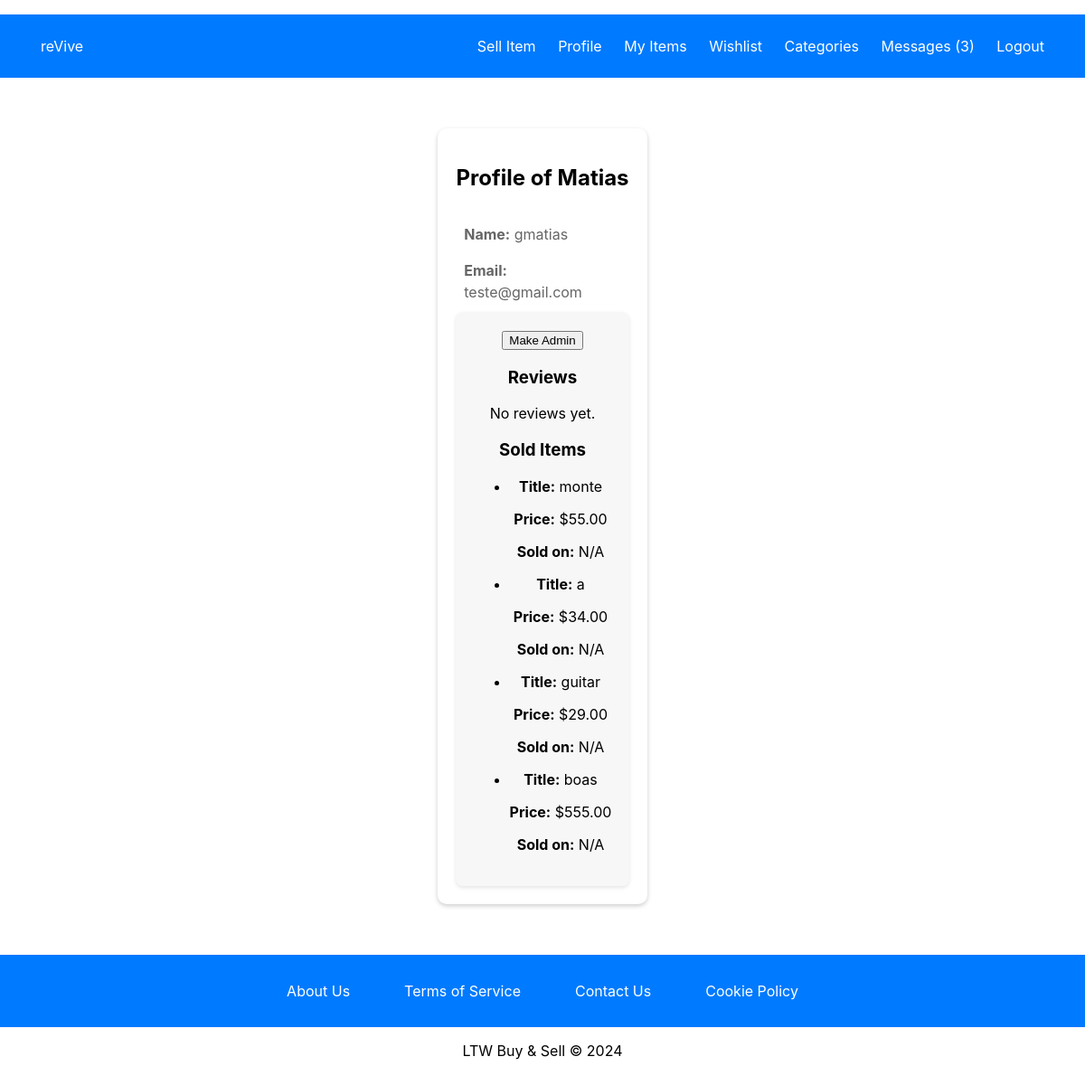
Page /pages/user_profile.php?user_id=4 (signed in) on the committed database.
### tables this page shows
CREATE TABLE users (
    user_id INTEGER PRIMARY KEY AUTOINCREMENT,
    name TEXT NOT NULL,
    username TEXT NOT NULL UNIQUE,
    password TEXT NOT NULL,
    email TEXT NOT NULL UNIQUE,
    is_admin BOOLEAN NOT NULL DEFAULT 0
);

CREATE TABLE items (
    item_id INTEGER PRIMARY KEY AUTOINCREMENT,
    user_id INTEGER NOT NULL,
    category_id INTEGER NOT NULL,
    title TEXT NOT NULL,
    description TEXT NOT NULL,
    city TEXT NOT NULL,
    price REAL NOT NULL,
    image_path TEXT,
    FOREIGN KEY (user_id) REFERENCES users(user_id),
    FOREIGN KEY (category_id) REFERENCES categories(category_id)
);

### database/users.class.php (called while the page is built, shortened)
<?php
class Users {
    public function __construct(int $id, string $name, string $username, string $email, bool $is_admin) {
        $this->name = $name;
        $this->username = $username;
        $this->email = $email;
        $this->is_admin = $is_admin;
    }
    public static function getUser(PDO $db, int $id): ?Users {
        $stmt = $db->prepare('SELECT user_id, name, username, email, is_admin FROM users WHERE user_id = ?');
        $stmt->execute([$id]);
        $user = $stmt->fetch(PDO::FETCH_ASSOC);
        if ($user) {
            return new Users(
                $user['user_id'],
                $user['name'],
                $user['username'],
                $user['email'],
                (bool) $user['is_admin']
            );
        } else {
            return null;
        }
    }
}
?>

### database/reviews.class.php (called while the page is built, shortened)
<?php
class Reviews {
    public static function getReviewsByUser(PDO $db, int $userId): array {
        $stmt = $db->prepare("
            SELECT items.title, reviews.rating, reviews.comment, reviews.review_date
            FROM reviews
            JOIN items ON reviews.item_id = items.item_id
            WHERE items.user_id = ?
        ");
        $stmt->execute([$userId]);
        return $stmt->fetchAll(PDO::FETCH_ASSOC);
    }
}

### database/items.class.php (called while the page is built, shortened)
<?php
class Item {
    public function __construct(array $data = []) {
        $this->title = $data['title'] ?? '';
        $this->price = isset($data['price']) ? (float)$data['price'] : 0.0;
        $this->sold_date = $data['sold_date'] ?? null;
    }
    public static function getItemsByUser(PDO $db, int $user_id): array {
        $stmt = $db->prepare('SELECT * FROM Items WHERE user_id = ?');
        $stmt->execute([$user_id]);
        $items = [];
        while ($row = $stmt->fetch(PDO::FETCH_ASSOC)) {
            $items[] = new Item($row);
        }
        return $items;
    }
}
?>

### pages/user_profile.php (the view, shortened to what this page needs)
<?php
require_once(__DIR__ . '/../utils/session.php');
require_once(__DIR__ . '/../database/connection.db.php');
require_once(__DIR__ . '/../database/users.class.php');
require_once(__DIR__ . '/../database/reviews.class.php');
require_once(__DIR__ . '/../database/items.class.php');
require_once(__DIR__ . '/../templates/common.php');
$db = getDatabaseConnection();
$user_id = intval($_GET['user_id']);
$user = Users::getUser($db, $user_id);
$reviews = Reviews::getReviewsByUser($db, $user_id);
$soldItems = Item::getItemsByUser($db, $user_id);
$loggedUser_id = $_SESSION['user_id'];
$loggedUser = Users::getUser($db, $loggedUser_id);
?>
<link rel="stylesheet" type="text/css" href="../styles/profile.css">
<div class="profile-container">
    <h2>Profile of <?php echo htmlspecialchars($user->username); ?></h2>
    <div class="profile-details">
        <p><strong>Name:</strong> <?php echo htmlspecialchars($user->name); ?></p>
        <p><strong>Email:</strong> <?php echo htmlspecialchars($user->email); ?></p>
    </div>
    <?php if ($loggedUser->is_admin && !$user->is_admin && $user_id != $loggedUser_id): ?>
        <form action="../actions/action_make_admin.php" method="POST">
            <button type="submit">Make Admin</button>
    <?php endif; ?>
    <h3>Reviews</h3>
    <div class="user-reviews">
        <?php if (count($reviews) > 0): ?>
            <ul>
                <?php foreach ($reviews as $review): ?>
                    <li>
                        <p><strong>Rating:</strong> <?php echo htmlspecialchars($review['rating']); ?>/5</p>
                        <p><strong>Comment:</strong> <?php echo htmlspecialchars($review['comment']); ?></p>
                        <p><strong>Date:</strong> <?php echo htmlspecialchars($review['review_date']); ?></p>
                    </li>
                <?php endforeach; ?>
            </ul>
        <?php else: ?>
            <p>No reviews yet.</p>
        <?php endif; ?>
    </div>
    <h3>Sold Items</h3>
    <div class="sold-items">
        <?php if (count($soldItems) > 0): ?>
            <ul>
                <?php foreach ($soldItems as $item): ?>
                    <li>
                        <p><strong>Title:</strong> <?php echo htmlspecialchars($item->title); ?></p>
                        <p><strong>Price:</strong> $<?php echo htmlspecialchars(number_format($item->price, 2)); ?></p>
                        <p><strong>Sold on:</strong> <?php echo htmlspecialchars($item->sold_date ?? 'N/A'); ?></p>
                    </li>
                <?php endforeach; ?>
            </ul>
        <?php else: ?>
            <p>No items sold yet.</p>
        <?php endif; ?>
    </div>
</div>

### styles/register.css (style rules this page uses)
body, html { height: 100%; margin: 0; font-family: -apple-system, BlinkMacSystemFont, "Segoe UI", Roboto, "Helvetica Neue", Arial, sans-serif; }
form { background: #f7f7f7; box-shadow: 0 2px 4px rgba(0,0,0,0.1); padding: 20px; border-radius: 8px; }

### styles/mainPage.css (style rules this page uses)
html, body { height: 100%; margin: 0; padding: 0; display: flex; flex-direction: column; font-family: -apple-system, BlinkMacSystemFont, "Segoe UI", Roboto, "Helvetica Neue", Arial, sans-serif; }
body { min-height: 100vh; display: flex; flex-direction: column; }

### styles/login.css (style rules this page uses)
body, html { height: 100%; margin: 0; font-family: -apple-system, BlinkMacSystemFont, "Segoe UI", Roboto, "Helvetica Neue", Arial, sans-serif; }
form { background: #f7f7f7; box-shadow: 0 2px 4px rgba(0,0,0,0.1); padding: 20px; border-radius: 8px; }

### styles/profile.css (style rules this page uses)
.profile-container { max-width: 800px; margin: 40px auto; padding: 20px; background: #fff; box-shadow: 0 2px 5px rgba(0,0,0,0.2); border-radius: 10px; text-align: left; }
.profile-details p { font-size: 16px; color: #666; line-height: 1.5; margin-bottom: 10px; }
body, html { height: 100%; margin: 0; font-family: -apple-system, BlinkMacSystemFont, "Segoe UI", Roboto, "Helvetica Neue", Arial, sans-serif; }
.profile-container { text-align: center; }
.profile-details { display: inline-block; text-align: left; max-width: 90%; }

### rows in the picture
users: username "Matias", name "gmatias", email "teste@gmail.com"
items: title "monte", price "55.00", sold_date "N/A"
items: title "a", price "34.00", sold_date "N/A"
items: title "guitar", price "29.00", sold_date "N/A"
items: title "boas", price "555.00", sold_date "N/A"

### other values in the picture
$unreadCount "3"
